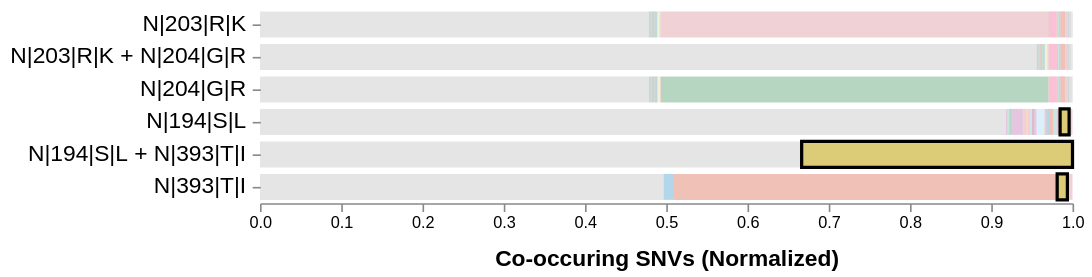

Write the Vega-Lite specification saved for this chart.
### Vega specification from a JSON file in a GitHub repository (floating-point values rounded to 4 significant figures; data arrays with more than 128 entries replaced by an {"elided": "..."} marker saying what was removed)
{"$schema": "https://vega.github.io/schema/vega/v5.json", "description": "A basic stacked bar chart example.", "width": 500, "padding": 5, "autosize": "pad", "signals": [{"name": "rangeStep", "value": 20}, {"name": "innerPadding", "value": 0.2}, {"name": "outerPadding", "value": 0.1}, {"name": "stackOffset", "value": "normalize"}, {"name": "xLabel", "value": "Co-occuring SNVs (Normalized)"}, {"name": "xFormat", "value": "s"}, {"name": "hoverGroup", "value": null, "on": [{"events": "@combibars:mouseover!", "update": "{group: datum.snv}"}, {"events": "@combibars:mouseout!", "update": "null"}]}, {"name": "height", "update": "yExtent[1]"}, {"name": "clearGroup", "value": true, "comment": "If clicking on anything but a combi bar, then clear the selection (by clearing the 'selection' data object)", "on": [{"events": "mouseup[!event.item]", "update": "true", "force": true}]}, {"name": "shiftGroup", "value": false, "comment": "Track whether or not the shift key is pressed. Used to select multiple combis by holding down shift before clicking", "on": [{"events": "@combibars:click", "update": "event.shiftKey", "force": true}]}, {"name": "clickedGroups", "value": null, "comment": "Track clicks on the combi bars, for selection purposes", "on": [{"events": "@combibars:click", "update": "{group: datum.snv}", "force": true}]}], "data": [{"name": "selectedGroups", "values": [{"group": "N|62|E|V"}], "on": [{"trigger": "clearGroup", "remove": true}, {"trigger": "!shiftGroup", "remove": true}, {"trigger": "!shiftGroup && clickedGroups", "insert": "clickedGroups"}, {"trigger": "shiftGroup && clickedGroups", "toggle": "clickedGroups"}]}, {"name": "cooccurrence_data", "format": {"parse": {"combi": "string", "snv": "string", "count": "number"}}, "values": {"elided": "210 records"}, "transform": [{"type": "stack", "groupby": ["combi"], "sort": {"field": "snv"}, "field": "count", "offset": {"signal": "stackOffset"}}]}, {"name": "combi_bars", "source": "cooccurrence_data", "transform": [{"type": "aggregate", "groupby": ["combi"]}, {"type": "formula", "as": "span", "expr": "rangeStep * bandspace(1, innerPadding, outerPadding)"}, {"type": "stack", "field": "span"}, {"type": "extent", "field": "y1", "signal": "yExtent"}]}], "scales": [{"name": "yscale", "type": "band", "round": true, "range": {"step": {"signal": "rangeStep"}}, "domain": {"data": "combi_bars", "field": "combi"}, "paddingInner": {"signal": "innerPadding"}, "paddingOuter": {"signal": "outerPadding"}}, {"name": "xscale", "type": "linear", "range": "width", "nice": true, "zero": true, "domain": {"data": "cooccurrence_data", "field": "y1"}}], "axes": [{"orient": "bottom", "scale": "xscale", "zindex": 1, "format": {"signal": "xFormat"}, "title": {"signal": "xLabel"}, "titleFontSize": 14, "titlePadding": 10}, {"orient": "left", "scale": "yscale", "domain": false, "zindex": 1, "labelFontSize": 14, "labelLimit": 200, "labelPadding": 4}], "marks": [{"name": "layer0", "type": "group", "encode": {"update": {"width": {"signal": "width"}, "height": {"signal": "height"}}}, "marks": [{"name": "combibars", "type": "rect", "from": {"data": "cooccurrence_data"}, "encode": {"enter": {"strokeWidth": {"value": 2}, "fill": {"field": "color"}, "tooltip": {"signal": "{title: datum.combi, 'Co-occurring SNV': datum.snv, 'Count': datum.count}"}}, "update": {"y": {"scale": "yscale", "field": "combi"}, "height": {"scale": "yscale", "band": 1}, "x": {"scale": "xscale", "field": "y1"}, "x2": {"scale": "xscale", "field": "y0"}, "fillOpacity": [{"test": "hoverGroup && hoverGroup.group == datum.snv", "value": 0.7}, {"test": "!length(data('selectedGroups')) || indata('selectedGroups', 'group', datum.snv)", "value": 1.0}, {"value": 0.3}], "stroke": [{"test": "hoverGroup && hoverGroup.group == datum.snv", "value": "#333"}, {"test": "indata('selectedGroups', 'group', datum.snv)", "value": "#000"}, {"value": "transparent"}], "strokeDash": [{"test": "hoverGroup && hoverGroup.group == datum.snv", "value": [4, 4]}, {"value": [0, 0]}], "zindex": [{"test": "hoverGroup && hoverGroup.group == datum.snv", "value": 4}, {"test": "indata('selectedGroups', 'group', datum.snv)", "value": 3}, {"value": 1}]}}}]}]}
